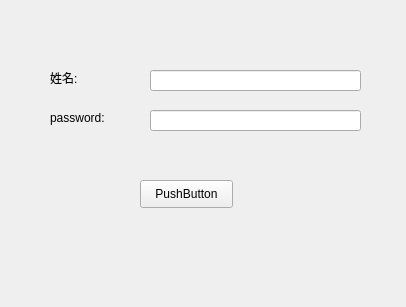
<?xml version="1.0" encoding="UTF-8"?>
<ui version="4.0">
 <class>Form</class>
 <widget class="QWidget" name="Form">
  <property name="geometry">
   <rect>
    <x>0</x>
    <y>0</y>
    <width>406</width>
    <height>307</height>
   </rect>
  </property>
  <property name="windowTitle">
   <string>Hackathon</string>
  </property>
  <widget class="QPushButton" name="pushButton">
   <property name="geometry">
    <rect>
     <x>140</x>
     <y>180</y>
     <width>93</width>
     <height>28</height>
    </rect>
   </property>
   <property name="text">
    <string>PushButton</string>
   </property>
  </widget>
  <widget class="QLabel" name="label">
   <property name="geometry">
    <rect>
     <x>50</x>
     <y>70</y>
     <width>72</width>
     <height>15</height>
    </rect>
   </property>
   <property name="text">
    <string>姓名:</string>
   </property>
  </widget>
  <widget class="QLabel" name="label_2">
   <property name="geometry">
    <rect>
     <x>50</x>
     <y>110</y>
     <width>72</width>
     <height>15</height>
    </rect>
   </property>
   <property name="text">
    <string>password:</string>
   </property>
  </widget>
  <widget class="QLineEdit" name="lineEdit">
   <property name="geometry">
    <rect>
     <x>150</x>
     <y>110</y>
     <width>211</width>
     <height>21</height>
    </rect>
   </property>
  </widget>
  <widget class="QLineEdit" name="lineEdit_2">
   <property name="geometry">
    <rect>
     <x>150</x>
     <y>70</y>
     <width>211</width>
     <height>21</height>
    </rect>
   </property>
  </widget>
 </widget>
 <resources/>
 <connections/>
</ui>
